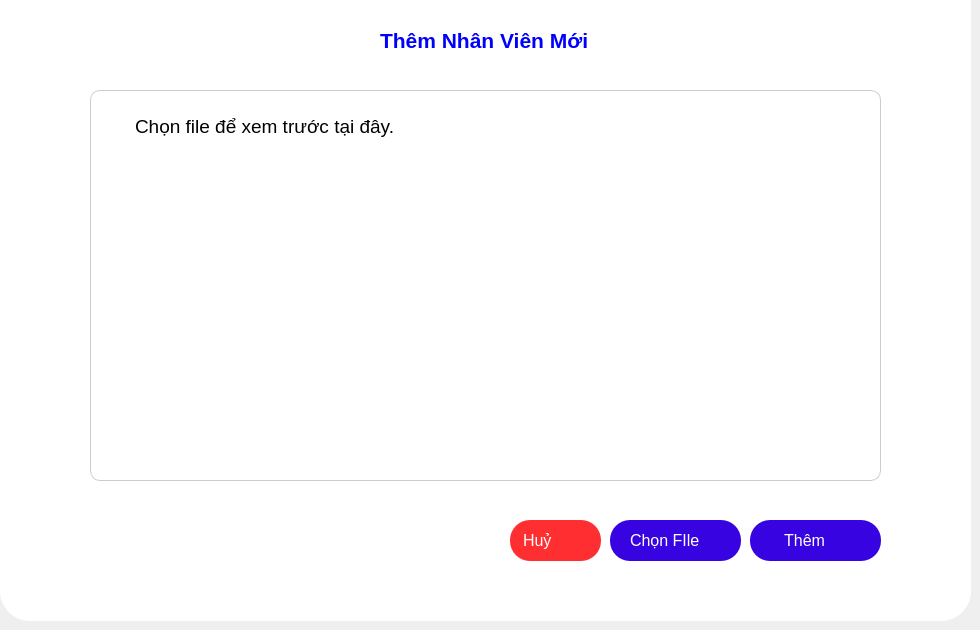
      <widget class="QWidget" name="page_4">
       <widget class="QWidget" name="widget_2" native="true">
        <property name="geometry">
         <rect>
          <x>0</x>
          <y>0</y>
          <width>971</width>
          <height>621</height>
         </rect>
        </property>
        <property name="styleSheet">
         <string notr="true">background-color: #fff;
border-bottom-left-radius: 30px;
border-bottom-right-radius: 30px;</string>
        </property>
        <widget class="QLabel" name="label_10">
         <property name="geometry">
          <rect>
           <x>380</x>
           <y>20</y>
           <width>231</width>
           <height>41</height>
          </rect>
         </property>
         <property name="font">
          <font>
           <pointsize>16</pointsize>
           <bold>true</bold>
          </font>
         </property>
         <property name="styleSheet">
          <string notr="true">color: blue;
</string>
         </property>
         <property name="text">
          <string>Thêm Nhân Viên Mới</string>
         </property>
        </widget>
        <widget class="QPushButton" name="cancelBtn_3">
         <property name="geometry">
          <rect>
           <x>510</x>
           <y>520</y>
           <width>91</width>
           <height>41</height>
          </rect>
         </property>
         <property name="font">
          <font>
           <pointsize>12</pointsize>
          </font>
         </property>
         <property name="cursor">
          <cursorShape>PointingHandCursor</cursorShape>
         </property>
         <property name="styleSheet">
          <string notr="true">border-radius: 20px;
background-color:rgb(255, 46, 49);
border:none;
padding-left: 13px;
text-align: left;

color: #fff;</string>
         </property>
         <property name="text">
          <string>Huỷ</string>
         </property>
         <property name="icon">
          <iconset resource="resourse.qrc">
           <normaloff>:/new/img/img/cancel.png</normaloff>:/new/img/img/cancel.png</iconset>
         </property>
         <property name="iconSize">
          <size>
           <width>26</width>
           <height>26</height>
          </size>
         </property>
        </widget>
        <widget class="QPushButton" name="addBtn">
         <property name="geometry">
          <rect>
           <x>750</x>
           <y>520</y>
           <width>131</width>
           <height>41</height>
          </rect>
         </property>
         <property name="font">
          <font>
           <pointsize>12</pointsize>
          </font>
         </property>
         <property name="cursor">
          <cursorShape>PointingHandCursor</cursorShape>
         </property>
         <property name="styleSheet">
          <string notr="true">border-radius: 20px;
background-color: #f7f7f7;
border:none;
background-color: rgb(55, 3, 225);
text-align: left;
padding-left: 30px;
padding-right: 5px;
color: #fff;</string>
         </property>
         <property name="text">
          <string> Thêm</string>
         </property>
         <property name="icon">
          <iconset resource="resourse.qrc">
           <normaloff>:/new/img/img/confirm.png</normaloff>:/new/img/img/confirm.png</iconset>
         </property>
         <property name="iconSize">
          <size>
           <width>23</width>
           <height>23</height>
          </size>
         </property>
        </widget>
        <widget class="QPushButton" name="choseBtn">
         <property name="geometry">
          <rect>
           <x>610</x>
           <y>520</y>
           <width>131</width>
           <height>41</height>
          </rect>
         </property>
         <property name="font">
          <font>
           <pointsize>12</pointsize>
          </font>
         </property>
         <property name="cursor">
          <cursorShape>PointingHandCursor</cursorShape>
         </property>
         <property name="styleSheet">
          <string notr="true">border-radius: 20px;
background-color: #f7f7f7;
border:none;
background-color: rgb(55, 3, 225);
text-align: left;
padding-left: 20px;
padding-right: 5px;
color: #fff;</string>
         </property>
         <property name="text">
          <string>Chọn FIle</string>
         </property>
         <property name="icon">
          <iconset resource="resourse.qrc">
           <normaloff>:/new/img/img/folder.png</normaloff>:/new/img/img/folder.png</iconset>
         </property>
         <property name="iconSize">
          <size>
           <width>23</width>
           <height>23</height>
          </size>
         </property>
        </widget>
        <widget class="QTextBrowser" name="textBrowser">
         <property name="geometry">
          <rect>
           <x>90</x>
           <y>90</y>
           <width>791</width>
           <height>391</height>
          </rect>
         </property>
         <property name="font">
          <font>
           <pointsize>9</pointsize>
          </font>
         </property>
         <property name="cursor" stdset="0">
          <cursorShape>IBeamCursor</cursorShape>
         </property>
         <property name="styleSheet">
          <string notr="true">padding:20px 40px 20px 40px;
background-color:transparent;
border:1px solid #ccc;
border-radius:10px;</string>
         </property>
         <property name="html">
          <string>&lt;!DOCTYPE HTML PUBLIC &quot;-//W3C//DTD HTML 4.0//EN&quot; &quot;http://www.w3.org/TR/REC-html40/strict.dtd&quot;&gt;
&lt;html&gt;&lt;head&gt;&lt;meta name=&quot;qrichtext&quot; content=&quot;1&quot; /&gt;&lt;meta charset=&quot;utf-8&quot; /&gt;&lt;style type=&quot;text/css&quot;&gt;
p, li { white-space: pre-wrap; }
hr { height: 1px; border-width: 0; }
li.unchecked::marker { content: &quot;\2610&quot;; }
li.checked::marker { content: &quot;\2612&quot;; }
&lt;/style&gt;&lt;/head&gt;&lt;body style=&quot; font-family:'Segoe UI'; font-size:9pt; font-weight:400; font-style:normal;&quot;&gt;
&lt;p style=&quot; margin-top:0px; margin-bottom:0px; margin-left:0px; margin-right:0px; -qt-block-indent:0; text-indent:0px;&quot;&gt;&lt;span style=&quot; font-size:14pt;&quot;&gt;Chọn file để xem trước tại đây.&lt;/span&gt;&lt;/p&gt;&lt;/body&gt;&lt;/html&gt;</string>
         </property>
        </widget>
       </widget>
      </widget>
